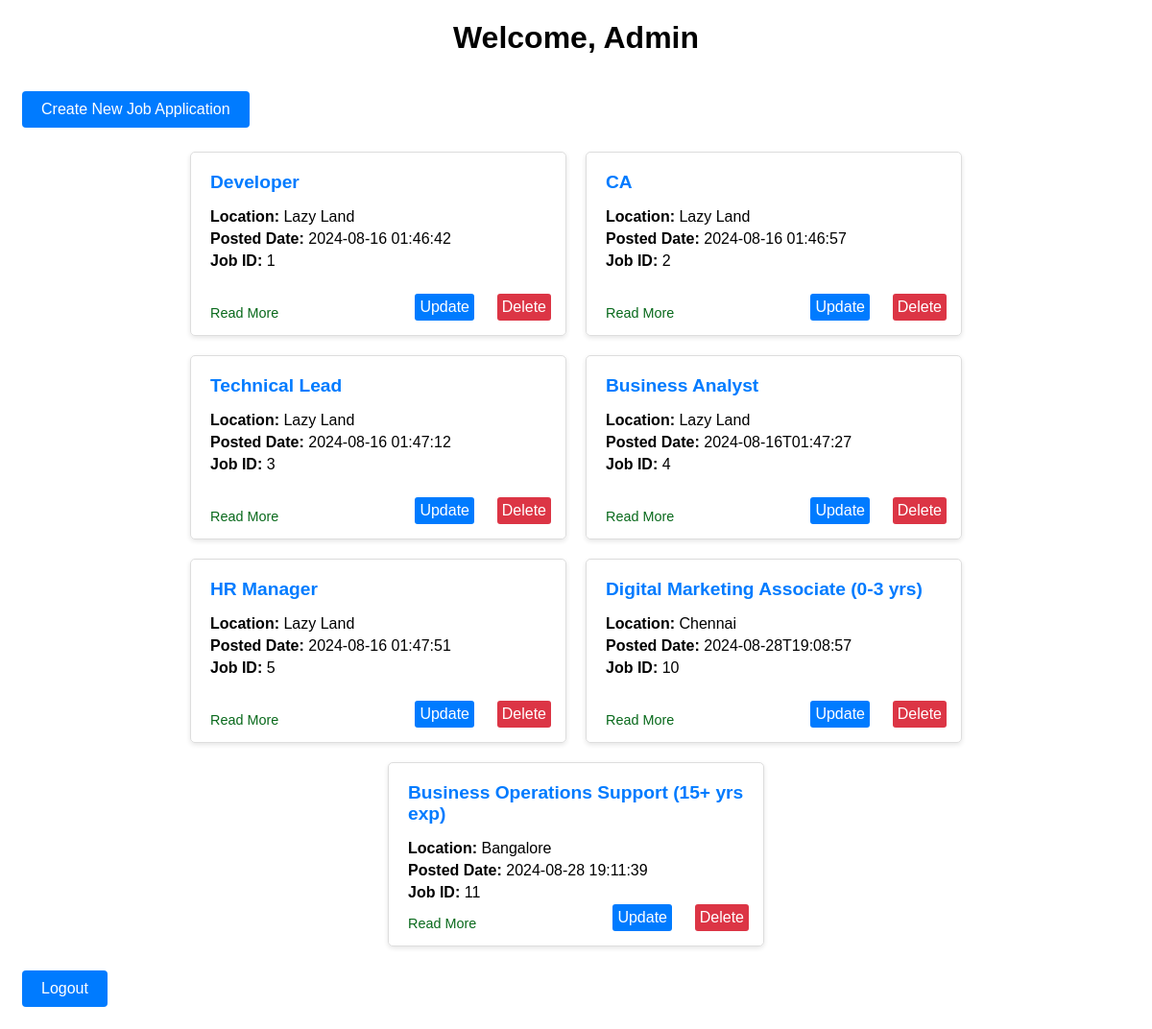
Before: /admin/admin_dashboard (signed in) with the older database file.
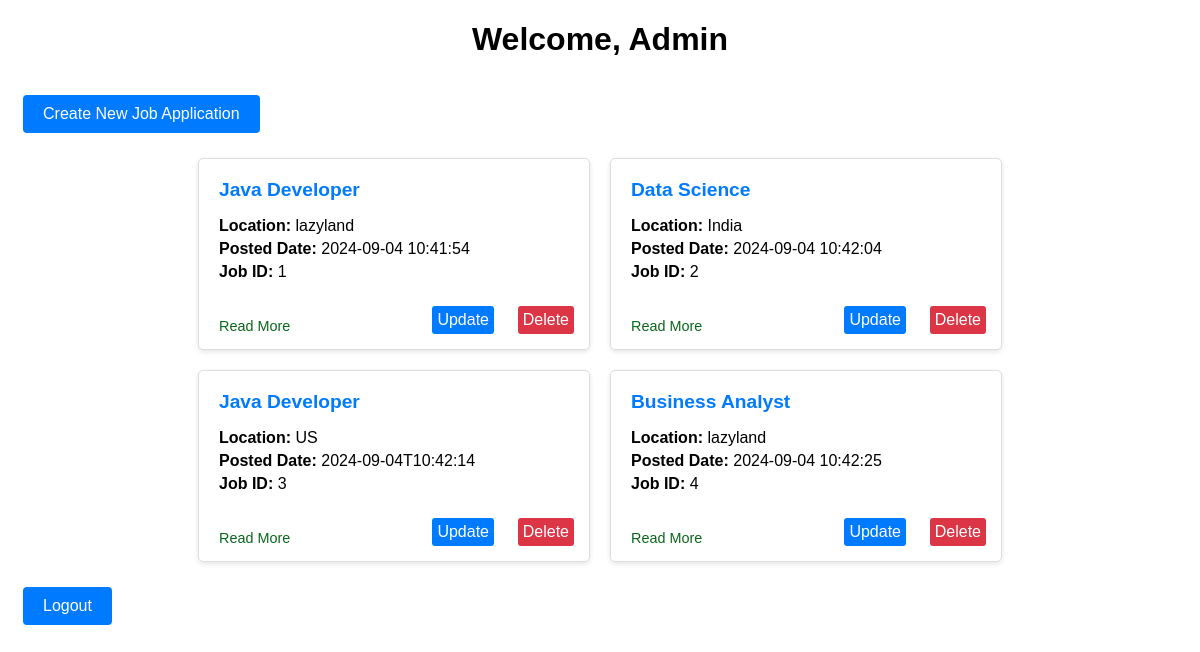
After: the same page with the newer database file.
### tables this page shows
CREATE TABLE job_applications (
                id INTEGER PRIMARY KEY AUTOINCREMENT,
                position TEXT NOT NULL,
                company TEXT NOT NULL,
                location TEXT NOT NULL,
                experience_range TEXT NOT NULL,
                description TEXT NOT NULL,
                posted_date TEXT NOT NULL
            );

### admin.py (the view)
@admin_blueprint.route('/admin_dashboard')
def dashboard():
    if 'username' not in session or not is_admin(session['username']):
        flash('You are not authorized to access this page.')
        return redirect(url_for('auth.sign_in'))
    db = get_db()
    job_applications = db.execute('SELECT id, position, company, location, experience_range, description, posted_date FROM job_applications').fetchall()
    return render_template('admin_dashboard.html', job_applications=job_applications)

### admin.py (called while the page is built)
def is_admin(username):
    db = get_db()
    user_info = db.execute('SELECT is_admin FROM users WHERE username = ?', (username,)).fetchone()
    return user_info['is_admin'] == 1

### create_db.py (called while the page is built)
def get_db():
    conn = sqlite3.connect(DATABASE)
    conn.row_factory = sqlite3.Row
    return conn

### templates/admin_dashboard.html (shortened to what this page needs)
<!DOCTYPE html>
<html lang="en">
<head>
    <link rel="stylesheet" href="{{ url_for('static', filename='admin_dashboard.css') }}">
</head>
<body>
    <h1>Welcome, Admin</h1>
    <a href="{{ url_for('admin.create_job') }}">Create New Job Application</a>
    <div class="job-applications">
        {% for job in job_applications %}
        <div class="job-box" onclick="window.location.href='{{ url_for('admin.view_job', job_id=job.id) }}'">
            <h2 class="job-title">{{ job.position }}</h2>
            <p><strong>Location:</strong> {{ job.location }}</p>
            <p><strong>Posted Date:</strong> {{ job.posted_date }}</p>
            <p><strong>Job ID:</strong> {{ job.id }}</p>
            <p class="read-more">Read More</p>
            <a href="{{ url_for('admin.edit_job', job_id=job.id) }}" class="update-btn">Update</a>
            <a href="{{ url_for('admin.delete_job', job_id=job.id) }}" class="delete-btn" onclick="return confirm('Are you sure you want to delete this job?');">Delete</a>
        </div>
        {% endfor %}
    </div>
    <a href="{{url_for('auth.sign_out')}}">Logout</a>
</body>
</html>

### static/admin_dashboard.css (style rules this page uses)
body { font-family: Arial, sans-serif; }
h1 { text-align: center; }
a { display: inline-block; margin: 15px; padding: 10px 20px; background-color: #007bff; color: #fff; text-decoration: none; border-radius: 4px; text-align: center; }
.job-applications { display: flex; flex-wrap: wrap; justify-content: center; }
.job-box { border: 1px solid #ddd; padding: 20px; margin: 10px; border-radius: 5px; width: 350px; min-height: 150px; box-shadow: 0 2px 5px rgba(0, 0, 0, 0.1); position: relative; transition: background-color 0.3s; }
.job-box h2 { margin-top: 0; color: #007bff; }
.job-box p { margin: 5px 0; }
.job-title { font-size: 1.2em; color: #333; }
.update-btn, .delete-btn { position: absolute; display: inline-block; padding: 5px 5px; bottom: 10px; margin: 5px; color: white; text-decoration: none; border-radius: 3px; }
.update-btn { background-color: #007bff; right: 90px; }
.delete-btn { background-color: #dc3545; right: 10px; }
.read-more { position: absolute; bottom: 10px; left: 20px; font-size: 0.9em; color: #08691b; background: transparent; text-decoration: none; }

Changed rows visible on the page:
removed job_applications: position "HR Manager", location "Lazy Land", posted_date "2024-08-16 01:47:51", id "5"
removed job_applications: position "Digital Marketing Associate (0-3 yrs)", location "Chennai", posted_date "2024-08-28T19:08:57", id "10"
removed job_applications: position "Business Operations Support (15+ yrs exp)", location "Bangalore", posted_date "2024-08-28 19:11:39", id "11"
changed job_applications id 1: position "Developer" → "Java Developer"; location "Lazy Land" → "lazyland"; posted_date "2024-08-16 01:46:42" → "2024-09-04 10:41:54"
changed job_applications id 2: position "CA" → "Data Science"; location "Lazy Land" → "India"; posted_date "2024-08-16 01:46:57" → "2024-09-04 10:42:04"
changed job_applications id 3: position "Technical Lead" → "Java Developer"; location "Lazy Land" → "US"; posted_date "2024-08-16 01:47:12" → "2024-09-04T10:42:14"
changed job_applications "Business Analyst": location "Lazy Land" → "lazyland"; posted_date "2024-08-16T01:47:27" → "2024-09-04 10:42:25"
